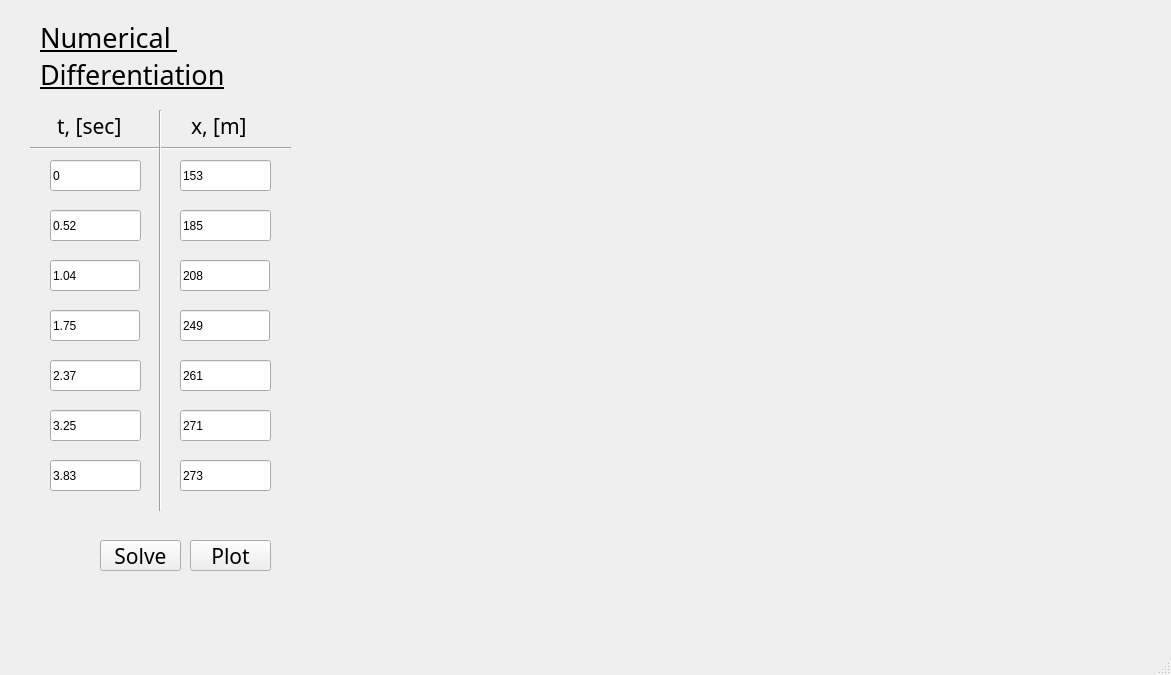
<?xml version="1.0" encoding="UTF-8"?>
<ui version="4.0">
 <class>MainWindow</class>
 <widget class="QMainWindow" name="MainWindow">
  <property name="geometry">
   <rect>
    <x>0</x>
    <y>0</y>
    <width>1171</width>
    <height>675</height>
   </rect>
  </property>
  <property name="windowTitle">
   <string>problem 24.44 - Farrakhetdinova Azaliya</string>
  </property>
  <property name="windowIcon">
   <iconset>
    <activeoff>../problem_20-27/icon.ico</activeoff>
    <activeon>icon.ico</activeon>
   </iconset>
  </property>
  <widget class="QWidget" name="centralwidget">
   <widget class="MplWidget" name="widget_graph" native="true">
    <property name="geometry">
     <rect>
      <x>320</x>
      <y>20</y>
      <width>811</width>
      <height>591</height>
     </rect>
    </property>
   </widget>
   <widget class="QLabel" name="label_17">
    <property name="geometry">
     <rect>
      <x>40</x>
      <y>20</y>
      <width>211</width>
      <height>71</height>
     </rect>
    </property>
    <property name="font">
     <font>
      <family>Swis721 Hv BT</family>
      <pointsize>20</pointsize>
      <weight>50</weight>
      <bold>false</bold>
      <underline>true</underline>
     </font>
    </property>
    <property name="text">
     <string>Numerical 
Differentiation</string>
    </property>
   </widget>
   <widget class="QLineEdit" name="t1">
    <property name="geometry">
     <rect>
      <x>50</x>
      <y>160</y>
      <width>91</width>
      <height>31</height>
     </rect>
    </property>
    <property name="text">
     <string>0</string>
    </property>
   </widget>
   <widget class="Line" name="line">
    <property name="geometry">
     <rect>
      <x>30</x>
      <y>140</y>
      <width>261</width>
      <height>16</height>
     </rect>
    </property>
    <property name="orientation">
     <enum>Qt::Horizontal</enum>
    </property>
   </widget>
   <widget class="Line" name="line_2">
    <property name="geometry">
     <rect>
      <x>152</x>
      <y>110</y>
      <width>16</width>
      <height>401</height>
     </rect>
    </property>
    <property name="orientation">
     <enum>Qt::Vertical</enum>
    </property>
   </widget>
   <widget class="QLineEdit" name="x1">
    <property name="geometry">
     <rect>
      <x>180</x>
      <y>160</y>
      <width>91</width>
      <height>31</height>
     </rect>
    </property>
    <property name="text">
     <string>153</string>
    </property>
   </widget>
   <widget class="QLineEdit" name="x2">
    <property name="geometry">
     <rect>
      <x>180</x>
      <y>210</y>
      <width>91</width>
      <height>31</height>
     </rect>
    </property>
    <property name="text">
     <string>185</string>
    </property>
   </widget>
   <widget class="QLineEdit" name="t2">
    <property name="geometry">
     <rect>
      <x>50</x>
      <y>210</y>
      <width>91</width>
      <height>31</height>
     </rect>
    </property>
    <property name="text">
     <string>0.52</string>
    </property>
   </widget>
   <widget class="QLineEdit" name="x3">
    <property name="geometry">
     <rect>
      <x>180</x>
      <y>260</y>
      <width>90</width>
      <height>31</height>
     </rect>
    </property>
    <property name="text">
     <string>208</string>
    </property>
   </widget>
   <widget class="QLineEdit" name="t4">
    <property name="geometry">
     <rect>
      <x>50</x>
      <y>310</y>
      <width>90</width>
      <height>31</height>
     </rect>
    </property>
    <property name="text">
     <string>1.75</string>
    </property>
   </widget>
   <widget class="QLineEdit" name="x4">
    <property name="geometry">
     <rect>
      <x>180</x>
      <y>310</y>
      <width>90</width>
      <height>31</height>
     </rect>
    </property>
    <property name="text">
     <string>249</string>
    </property>
   </widget>
   <widget class="QLineEdit" name="t3">
    <property name="geometry">
     <rect>
      <x>50</x>
      <y>260</y>
      <width>90</width>
      <height>31</height>
     </rect>
    </property>
    <property name="text">
     <string>1.04</string>
    </property>
   </widget>
   <widget class="QLineEdit" name="x5">
    <property name="geometry">
     <rect>
      <x>180</x>
      <y>360</y>
      <width>91</width>
      <height>31</height>
     </rect>
    </property>
    <property name="text">
     <string>261</string>
    </property>
   </widget>
   <widget class="QLineEdit" name="t6">
    <property name="geometry">
     <rect>
      <x>50</x>
      <y>410</y>
      <width>91</width>
      <height>31</height>
     </rect>
    </property>
    <property name="text">
     <string>3.25</string>
    </property>
   </widget>
   <widget class="QLineEdit" name="x6">
    <property name="geometry">
     <rect>
      <x>180</x>
      <y>410</y>
      <width>91</width>
      <height>31</height>
     </rect>
    </property>
    <property name="text">
     <string>271</string>
    </property>
   </widget>
   <widget class="QLineEdit" name="t5">
    <property name="geometry">
     <rect>
      <x>50</x>
      <y>360</y>
      <width>91</width>
      <height>31</height>
     </rect>
    </property>
    <property name="text">
     <string>2.37</string>
    </property>
   </widget>
   <widget class="QLineEdit" name="t7">
    <property name="geometry">
     <rect>
      <x>50</x>
      <y>460</y>
      <width>91</width>
      <height>31</height>
     </rect>
    </property>
    <property name="text">
     <string>3.83</string>
    </property>
   </widget>
   <widget class="QLineEdit" name="x7">
    <property name="geometry">
     <rect>
      <x>180</x>
      <y>460</y>
      <width>91</width>
      <height>31</height>
     </rect>
    </property>
    <property name="text">
     <string>273</string>
    </property>
   </widget>
   <widget class="QLabel" name="label_14">
    <property name="geometry">
     <rect>
      <x>57</x>
      <y>110</y>
      <width>81</width>
      <height>31</height>
     </rect>
    </property>
    <property name="font">
     <font>
      <family>Swis721 Hv BT</family>
      <pointsize>16</pointsize>
     </font>
    </property>
    <property name="text">
     <string>t, [sec]</string>
    </property>
   </widget>
   <widget class="QLabel" name="label_15">
    <property name="geometry">
     <rect>
      <x>191</x>
      <y>110</y>
      <width>71</width>
      <height>31</height>
     </rect>
    </property>
    <property name="font">
     <font>
      <family>Swis721 Hv BT</family>
      <pointsize>16</pointsize>
     </font>
    </property>
    <property name="text">
     <string>x, [m]</string>
    </property>
   </widget>
   <widget class="QPushButton" name="solve_button">
    <property name="geometry">
     <rect>
      <x>100</x>
      <y>540</y>
      <width>81</width>
      <height>31</height>
     </rect>
    </property>
    <property name="font">
     <font>
      <family>Swis721 Hv BT</family>
      <pointsize>16</pointsize>
     </font>
    </property>
    <property name="text">
     <string>Solve</string>
    </property>
   </widget>
   <widget class="QPushButton" name="plot_button">
    <property name="geometry">
     <rect>
      <x>190</x>
      <y>540</y>
      <width>81</width>
      <height>31</height>
     </rect>
    </property>
    <property name="font">
     <font>
      <family>Swis721 Hv BT</family>
      <pointsize>16</pointsize>
     </font>
    </property>
    <property name="text">
     <string>Plot</string>
    </property>
   </widget>
  </widget>
  <widget class="QMenuBar" name="menubar">
   <property name="geometry">
    <rect>
     <x>0</x>
     <y>0</y>
     <width>1171</width>
     <height>21</height>
    </rect>
   </property>
  </widget>
  <widget class="QStatusBar" name="statusbar"/>
 </widget>
 <customwidgets>
  <customwidget>
   <class>MplWidget</class>
   <extends>QWidget</extends>
   <header>mplwidget.h</header>
   <container>1</container>
  </customwidget>
 </customwidgets>
 <resources/>
 <connections/>
</ui>
